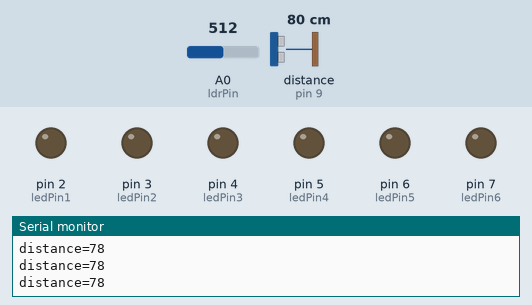
Simulated run of this sketch. Board: Arduino Uno, built with avr-gcc and run on an emulated ATmega328P. On the bench: output pins drawn as LEDs (lit = HIGH), the last lines printed to the serial monitor. Wiring (inferred from the names in the program): ultrasonic range finder: trigger pin 10; echo pin 9. Inputs (shaded band) come from the test bench; at power-on: distance to the obstacle (sensor on pin 9) 80 cm, A0 (ldrPin) = 512. The echo pulse lasts 58.3 µs per cm; pins used as bus, display or sensor lines are not drawn.

Above: at 1.2 s.
1.3 s: distance to the obstacle (sensor on pin 9) set to 24 cm
2.8 s: distance to the obstacle (sensor on pin 9) set to 20 cm
At 3.6 s:
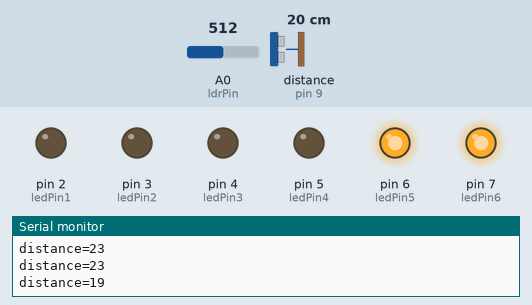
5.8 s: distance to the obstacle (sensor on pin 9) set to 14 cm
At 6.1 s:
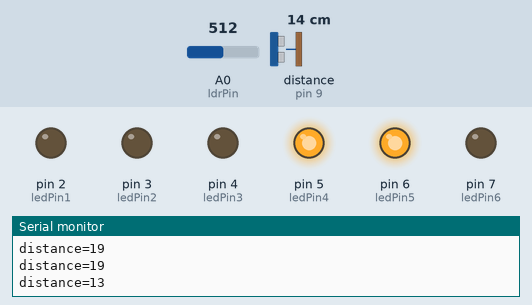
8.8 s: distance to the obstacle (sensor on pin 9) set to 12 cm
At 9.6 s:
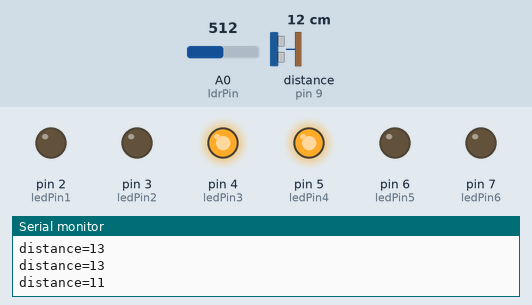
11.8 s: distance to the obstacle (sensor on pin 9) set to 9 cm
At 12.2 s:
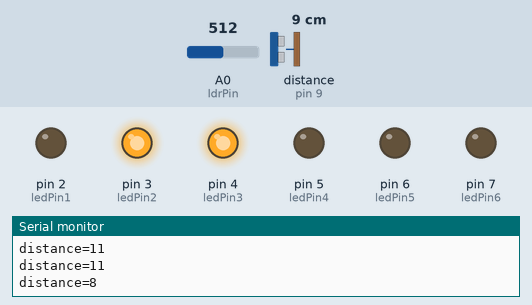
14.8 s: distance to the obstacle (sensor on pin 9) set to 18 cm
At 15.6 s:
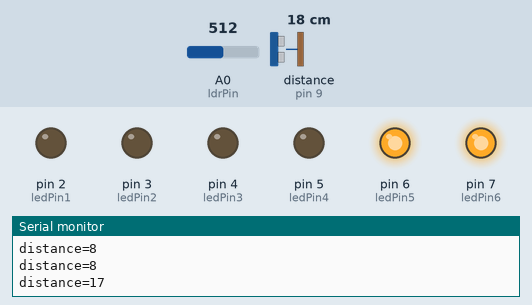
Timing chart, 0 to 17.8 s (numbered marks = the images above; inputs shaded):
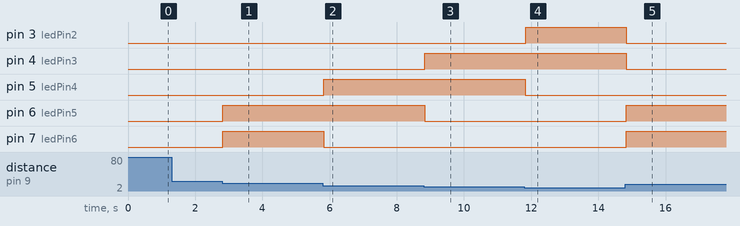

The sketch:

street_lights_modified.ino
```cpp
const int trigPin = 10;
const int echoPin = 9;
const int ledPin1= 2;
const int ledPin2= 3;
const int ledPin3= 4;
const int ledPin4= 5;
const int ledPin5= 6;
const int ledPin6= 7;
const int ldrPin= A0;
int ldrS=0;


void setup()
{
  pinMode(trigPin, OUTPUT);
  pinMode(echoPin, INPUT);
  pinMode(ledPin1, OUTPUT);
  pinMode(ledPin2, OUTPUT);
  pinMode(ledPin3, OUTPUT);
  pinMode(ledPin4, OUTPUT);
  pinMode(ledPin5, OUTPUT);
  pinMode(ledPin6, OUTPUT);

  pinMode(ldrPin, INPUT);

  digitalWrite(ledPin1, LOW);
  digitalWrite(ledPin2, LOW);
  digitalWrite(ledPin3, LOW);
  digitalWrite(ledPin4, LOW);
  digitalWrite(ledPin5, LOW);
  digitalWrite(ledPin6, LOW);

  Serial.begin(9600);

}
void loop()
{
  int duration, distance,ldrS;
  digitalWrite(trigPin, HIGH);
  delayMicroseconds(10);
  digitalWrite(trigPin, LOW);

  duration = pulseIn(echoPin, HIGH);
  distance = duration*0.034/2;
  ldrS=analogRead(ldrPin);

    if(ldrS>=500)
    {

     Serial.print("distance=");
     Serial.println(distance);
        if(distance<=6 && distance>=4)
        {
          digitalWrite(ledPin1,HIGH);
          digitalWrite(ledPin2, HIGH);
          delay(1000);
          digitalWrite(ledPin1,LOW);
          digitalWrite(ledPin2, LOW);
      }


      else if(distance <=9 && distance >=7)
        {
            digitalWrite(ledPin2,HIGH);
            digitalWrite(ledPin3, HIGH);
            delay(1000);
            digitalWrite(ledPin2,LOW);
            digitalWrite(ledPin3, LOW);
        }

      else if(distance <=12&& distance >10)
        {
          digitalWrite(ledPin3,HIGH);
          digitalWrite(ledPin4, HIGH);
          delay(1000);
          digitalWrite(ledPin3,LOW);
          digitalWrite(ledPin4, LOW);
      }

      else if(distance <=15 && distance >=13)
        {
          digitalWrite(ledPin4,HIGH);
          digitalWrite(ledPin5, HIGH);
          delay(1000);
          digitalWrite(ledPin4,LOW);
          digitalWrite(ledPin5, LOW);
      }

      else if(distance >=16 && distance<=20)
      {
          digitalWrite(ledPin5,HIGH);
          digitalWrite(ledPin6, HIGH);
          delay(1000);
          digitalWrite(ledPin5,LOW);
          digitalWrite(ledPin6, LOW);
        }

      else
      {
        digitalWrite(ledPin1, LOW);
        digitalWrite(ledPin2, LOW);
        digitalWrite(ledPin3, LOW);
        digitalWrite(ledPin4, LOW);
        digitalWrite(ledPin5, LOW);
        digitalWrite(ledPin6, LOW);
       }
    }


}
```

Measured:
- the behaviour switches between 22 and 21 cm on distance to the obstacle (sensor on pin 9) (found by bisection; images 0 and 1)
- the behaviour switches between 17 and 16 cm on distance to the obstacle (sensor on pin 9) (found by bisection; images 1 and 2)
- the behaviour switches between 14 and 13 cm on distance to the obstacle (sensor on pin 9) (found by bisection; images 2 and 3)
- after the input at 2.8 s, pin 6 (ledPin5), pin 7 (ledPin6): LOW → HIGH at once
- after the input at 5.8 s, pin 5 (ledPin4): LOW → HIGH at once; pin 7 (ledPin6): HIGH → LOW at once
- after the input at 8.8 s, pin 4 (ledPin3): LOW → HIGH at once; pin 6 (ledPin5): HIGH → LOW at once
- after the input at 11.8 s, pin 3 (ledPin2): LOW → HIGH at once; pin 5 (ledPin4): HIGH → LOW at once
- after the input at 14.8 s, pin 3 (ledPin2), pin 4 (ledPin3): HIGH → LOW at once; pin 6 (ledPin5), pin 7 (ledPin6): LOW → HIGH at once
